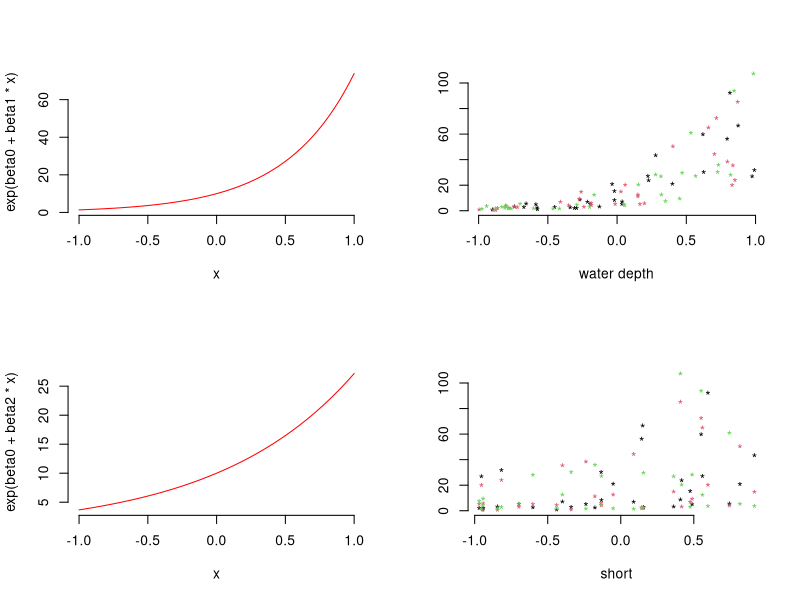

Source code (R):
# data simulation 

sites  <- 31
visits <- 3
mean.lambda <- 10 #rails per hectare
beta0 <- log(mean.lambda)
beta1 <- 2    # water depth
beta2 <- 1    # short percent cover
#beta3 <- 0.5  # interspersion
#beta4 <- -2   # perennial emergent percent cover

waterdepth <- array(runif(n = sites*visits, -1, 1), dim = c(sites, visits)) # Scaled wind speed
short <- runif(n = sites, -1, 1)           # Scaled forest cover at each site
#int <- runif(n = sites, -1, 1)
#pe <- runif(n = sites, -1, 1)

log.lambda <- beta0 + beta1 * waterdepth + beta2 * short #+ beta3 * int + beta4 * pe
lambda <- exp(log.lambda) 

par(mfrow = c(2, 2), cex.main = 1)
curve(exp(beta0 + beta1*x), -1, 1, col = "red", frame.plot = FALSE)
matplot(waterdepth, lambda,pch = "*",  frame.plot = FALSE, xlab = "water depth", ylab = "")

curve(exp(beta0 + beta2*x), -1, 1, col = "red", frame.plot = FALSE)
matplot(short, lambda,pch = "*",  frame.plot = FALSE, xlab = "short", ylab = "")


